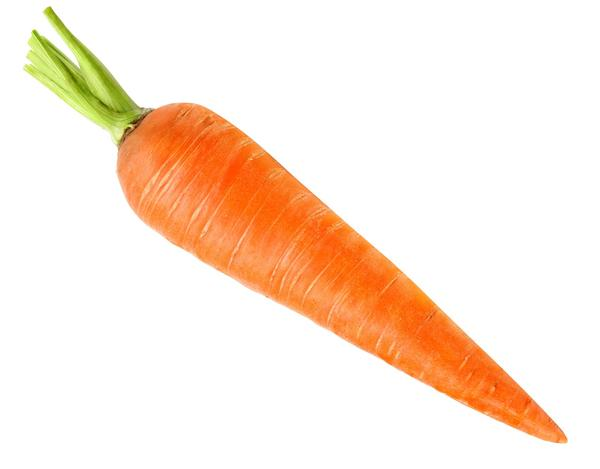
#> input picture Example/foods/Carrot.jpg, 600 x 469 px; its folder holds 4 pictures in this run; the run also reads 1 picture not shown here
$ jupyter execute --allow-errors Tests-Images.ipynb
#> lines starting #> are read from the running program, lines starting #| are printed output that depends on the picture
[cell 1]
from jupyter_innotater import *
import numpy as np, os

### Image Filenames and Bounding Boxes

[cell 2]
foodfns = sorted(os.listdir('./foods/'))
targets = np.zeros((len(foodfns), 4), dtype='int') # (x,y,w,h) for each data row

#> (the rest of this cell did not finish here and is left out)

Press 'n' or 'p' to move to next or previous image in the Innotater above.

[cell 3]
targets

### Numpy Image Data and Multi-classification

[cell 4]
import cv2
classes = ['vegetable', 'biscuit', 'fruit']
foods = [cv2.imread('./foods/'+f) for f in foodfns]
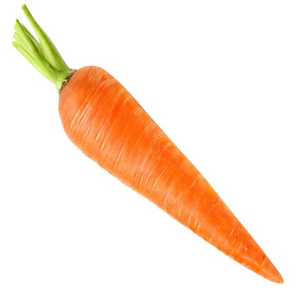
#> input picture Example/foods/Carrot.png, 300 x 300 px
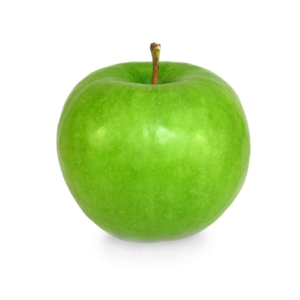
#> input picture Example/foods/apple.jpg, 300 x 300 px
#> foods = 4 items
targets = [0] * len(foodfns)
foods[0].shape
#> Out = (469, 600, 3)

#> (a cell that did not finish here is left out)

[cell 6]
import matplotlib.pyplot as plt
foodsmpl = [plt.imread('./foods/'+f) for f in foodfns]
#> foodsmpl = 4 items
foodsmpl[0].shape
#> Out = (469, 600, 3)

#> (a cell that did not finish here is left out)

[cell 8]
foodsbw = [f[:,:,0] for f in foods]
#> foodsbw = 4 items
#> (the rest of this cell did not finish here and is left out)

[cell 9]
foodsbw2 = [np.expand_dims(f, axis=-1) for f in foodsbw]
#> foodsbw2 = 4 items

#> (the rest of this cell did not finish here and is left out)
